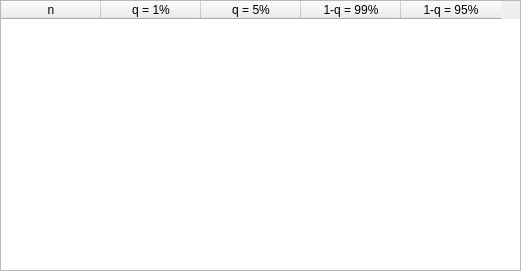
<?xml version="1.0" encoding="UTF-8"?>
<ui version="4.0">
 <class>tabl1Dialog</class>
 <widget class="QDialog" name="tabl1Dialog">
  <property name="geometry">
   <rect>
    <x>0</x>
    <y>0</y>
    <width>521</width>
    <height>271</height>
   </rect>
  </property>
  <property name="windowTitle">
   <string>Dialog</string>
  </property>
  <widget class="QTableWidget" name="tableWidget">
   <property name="geometry">
    <rect>
     <x>0</x>
     <y>0</y>
     <width>521</width>
     <height>271</height>
    </rect>
   </property>
   <column>
    <property name="text">
     <string>n</string>
    </property>
   </column>
   <column>
    <property name="text">
     <string>q = 1%</string>
    </property>
   </column>
   <column>
    <property name="text">
     <string>q = 5%</string>
    </property>
   </column>
   <column>
    <property name="text">
     <string>1-q = 99%</string>
    </property>
   </column>
   <column>
    <property name="text">
     <string>1-q = 95%</string>
    </property>
   </column>
  </widget>
 </widget>
 <resources/>
 <connections/>
</ui>
